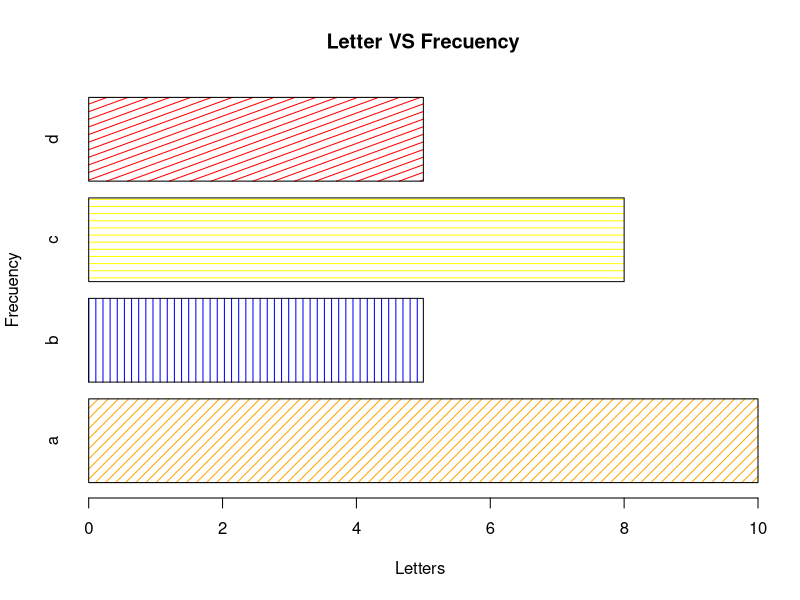
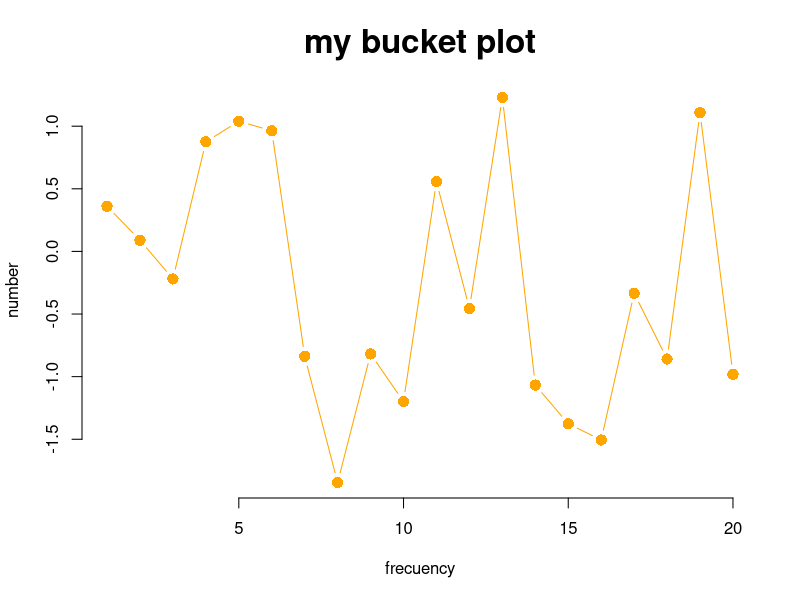

Write the R code that produced these figures, in order.
#
# Author Laura Larregui
# Purpose: Breakout Activity - First Week (7/6/2020)
#
my.letters.1 <- sample(letters[1:4], size = 28, replace =T)
my.letters.table <- table(my.letters.1)
my.letters.table

#barplot(my.letters.table) 
barplot(my.letters.table
        , xlab = "Letters"
        , ylab = "Frecuency"
        , main = " Letter VS Frecuency"
        , horiz = TRUE
        , col = c("orange", " blue", "yellow", "red")
        , border= c("black")
        , density = 14
        , angle = c(45, 90, 180, 20)) 

my.bucket <- rnorm(n = 20)
#plot(my.bucket)
plot(my.bucket
     , col = "orange"
     , main = "my bucket plot"
     , xlab = "frecuency"
     , ylab = "number"
     , bty ="n"
     , pch = 16
     , cex.main = 2
     , cex = 1.5
     , bg = "blue"
     , type = "b"
     #, xlim = c(0,21)
     #, ylim c(-2,2)
     )

par(mfrow = c(2,1))
    